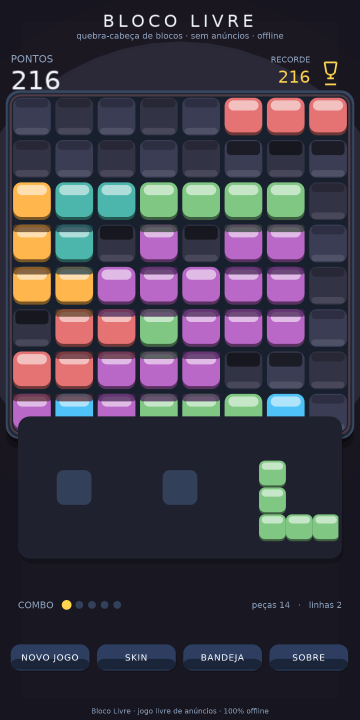
#> input picture screenshots/02_skin0.png, 720 x 1440 px, found by its file name (shown at 1/2 size); the run also reads 1 picture not shown here
$ python critic_measures_r2.py
#> lines starting #> are read from the running program, lines starting #| are printed output that depends on the picture; long printed decimals are rounded
#!/usr/bin/env python3
"""Objective pixel measurements for Round-2 claim verification."""
from PIL import Image
import colorsys

SRC = '/home/z/my-project/critic_shots/r2'

def px(img, x, y): return img.getpixel((x, y))
def avg(img, x0, y0, x1, y1, step=2):
    n = r = g = b = 0
    for y in range(y0, y1, step):
        for x in range(x0, x1, step):
            p = img.getpixel((x, y)); r += p[0]; g += p[1]; b += p[2]; n += 1
    return (r//n, g//n, b//n)
def hue_deg(rgb):
    h, l, s = colorsys.rgb_to_hls(*(c/255 for c in rgb))
    return round(h*360), round(s*100), round(l*100)

# ---------- 1. DANGER TINT: compare 06_full vs 02_skin0 ----------
print('=== DANGER TINT AUDIT (06_full vs 02_skin0) ===')
for name in ['02_skin0', '06_full']:
    im = Image.open(f'{SRC}/{name}.png').convert('RGB')
#> im is the input picture: PIL image 720x1440 RGB; mean R, G, B 62.5, 58.4, 71.3
    frame = avg(im, 10, 200, 710, 215)          # board top frame strip
#> after the loop in avg, `for y in range(y0, y1, step):`: b = 263644; g = 231087; n = 2800; r = 287386
#> frame = (102, 82, 94)
    frameL = avg(im, 10, 200, 25, 890)          # left frame strip
#> frameL = (48, 50, 66)
    bg_top = avg(im, 0, 0, 720, 30)             # background top
#> bg_top = (24, 21, 31)
    bg_side = avg(im, 0, 400, 12, 800)          # background beside board
#> bg_side = (42, 40, 54)
    empty_cell = avg(im, 40, 640, 80, 680)      # try an empty-ish cell area (bottom-left)
#> empty_cell = (44, 44, 61)
    print(f'{name}: frameTop{hue_deg(frame)} frameL{hue_deg(frameL)} bgTop{hue_deg(bg_top)} bgSide{hue_deg(bg_side)} cellProbe{hue_deg(empty_cell)} raw={frame}')
#> in hue_deg, `h, l, s = colorsys.rgb_to_hls(*(c/255 for c in rgb))`: h = 0.9; l = 0.361; s = 0.109
#| 02_skin0: frameTop(324, 11, 36) frameL(233, 16, 22) bgTop(258, 19, 10) bgSide(249, 15, 18) cellProbe(240, 16, 21) raw=(102, 82, 94)

# also compare same frame rows between the two shots directly
im02 = Image.open(f'{SRC}/02_skin0.png').convert('RGB')
im06 = Image.open(f'{SRC}/06_full.png').convert('RGB')
d = [abs(im06.getpixel((x,207))[i]-im02.getpixel((x,207))[i]) for x in range(20,700,10) for i in range(3)]
#> d = 204 values, max 210 at index 54, min 0 at index 27, mean 92.48
print('frame top strip |06-02| avg diff:', sum(d)/len(d), ' max:', max(d))
#| frame top strip |06-02| avg diff: 92.480  max: 210
d2 = [abs(im06.getpixel((x,3))[i]-im02.getpixel((x,3))[i]) for x in range(0,720,10) for i in range(3)]
#> d2 = 216 values, max 33 at index 72, min 6 at index 2, mean 14.38
print('bg top strip |06-02| avg diff:', sum(d2)/len(d2), ' max:', max(d2))
#| bg top strip |06-02| avg diff: 14.375  max: 33

# ---------- 2. PIXEL SKIN: empty cell color + corner profile ----------
print()
print('=== PIXEL SKIN EMPTY CELL (05_skin3) ===')
im5 = Image.open(f'{SRC}/05_skin3.png').convert('RGB')
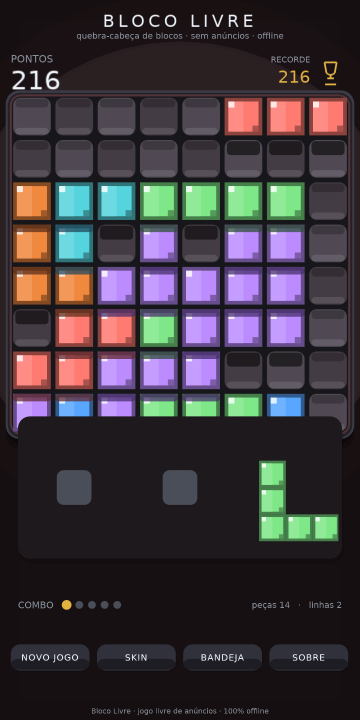
#> input picture screenshots/05_skin3.png, 720 x 1440 px, found by its file name (shown at 1/2 size)
#> im5 is the input picture: PIL image 720x1440 RGB; mean R, G, B 61.4, 54.4, 60.1
# scan row y=230 (inside board, top rows empty) across cells
row = [im5.getpixel((x, 230)) for x in range(20, 700, 6)]
#> row = 114 items, first 6: (82, 51, 55), (66, 60, 69), (80, 73, 83), (80, 73, 83), (80, 73, 83), (80, 73, 83)
uniq = sorted(set(row))
#> uniq = [(23, 23, 27), (30, 28, 33), (66, 60, 69), (68, 60, 69), (80, 73, 83), (82, 51, 55), (87, 47, 46), (140, 67, 62), (165, 79, 73), (255, 123, 114), (255, 125, 116), (255, 141, 133)]
print('y=230 sampled colors:', uniq[:8], '... total', len(uniq))
#> (printed output is left out)
print('empty-cell area hue/sat/lum:', hue_deg(avg(im5, 60, 215, 340, 260)))
#| empty-cell area hue/sat/lum: (280, 7, 26)
print('board interior bg (between cells):', hue_deg(avg(im5, 40, 202, 680, 216)))
#| board interior bg (between cells): (357, 19, 36)
# corner rounding probe: take an empty cell ~ (60..130, 215..280): walk diagonal
c = avg(im5, 70, 225, 130, 285)
#> c = (59, 55, 62)
print('one empty cell avg:', c, hue_deg(c))
#| one empty cell avg: (59, 55, 62) (274, 6, 23)

# ---------- 3. BOARD SHADOW: luminance profile below board bottom ----------
print()
print('=== BOARD BOTTOM SHADOW PROFILE (02_skin0) ===')
for y in [870, 880, 890, 900, 905, 915, 930, 950, 1000, 1060]:
    print(f'y={y}: L avg =', avg(im02, 100, y, 620, y+1, 4))
#> this loop made 10 passes
#| y=870: L avg = (31, 33, 46)
#| y=880: L avg = (31, 33, 46)
#| y=890: L avg = (31, 33, 46)
#| y=900: L avg = (31, 33, 46)
#| y=905: L avg = (31, 33, 46)
#| y=915: L avg = (31, 33, 46)
#| y=930: L avg = (46, 52, 60)
#| y=950: L avg = (45, 57, 66)
#> (further printed lines are left out)
print('=== same for neon (03) ===')
im3 = Image.open(f'{SRC}/03_skin1.png').convert('RGB')
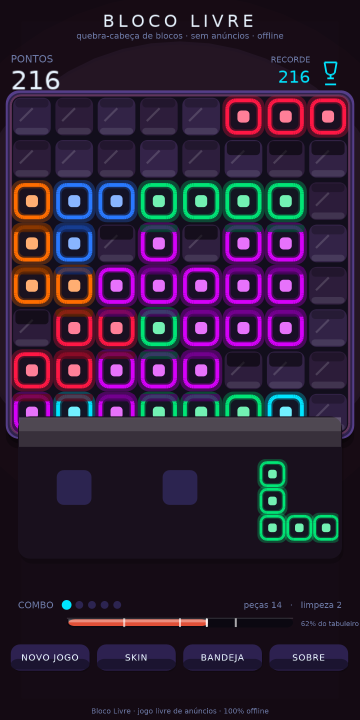
#> input picture screenshots/03_skin1.png, 720 x 1440 px, found by its file name (shown at 1/2 size)
#> im3 is the input picture: PIL image 720x1440 RGB; mean R, G, B 46, 30.5, 52.9
for y in [880, 895, 905, 940]:
    print(f'y={y}:', avg(im3, 100, y, 620, y+1, 4))
#> this loop made 4 passes
#| y=880: (56, 48, 59)
#| y=895: (25, 16, 29)
#| y=905: (25, 16, 29)
#| y=940: (28, 29, 41)

# ---------- 4. CELEBRATION: confetti + banner + flash presence ----------
print()
print('=== CELEBRATION (07_clear) ===')
im7 = Image.open(f'{SRC}/07_clear.png').convert('RGB')
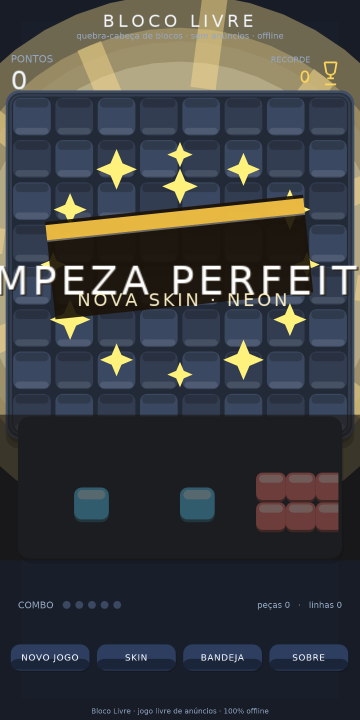
#> input picture screenshots/07_clear.png, 720 x 1440 px, found by its file name (shown at 1/2 size)
#> im7 is the input picture: PIL image 720x1440 RGB; mean R, G, B 60.5, 62.6, 64.7
# confetti = bright saturated pixels in top 140px
sat_count = 0; total = 0
for y in range(0, 140, 2):
    for x in range(0, 720, 2):
        r, g, b = im7.getpixel((x, y)); total += 1
        mx, mn = max(r, g, b), min(r, g, b)
        if mx > 150 and (mx - mn) > 60: sat_count += 1
#> after the loop, sat_count = 2350; total = 25200
print(f'bright saturated pixels in top band: {sat_count}/{total} = {100*sat_count/total:.1f}%')
#| bright saturated pixels in top band: 2350/25200 = 9.3%
# banner: find the cyan ribbon band ~y430-550
band = avg(im7, 0, 430, 720, 550)
#> band = (76, 69, 53)
print('banner band avg:', band, hue_deg(band))
#| banner band avg: (76, 69, 53) (42, 18, 25)
# star ring: sample ring region around board center — count bright yellow/white pixels in annulus
cx, cy = 360, 545
ring_bright = 0
for y in range(205, 890, 3):
    for x in range(20, 700, 3):
        r, g, b = im7.getpixel((x, y))
        ddx, ddy = x - cx, y - cy
        dist = (ddx*ddx + ddy*ddy) ** 0.5
        if 150 < dist < 260 and r > 200 and g > 200: ring_bright += 1
#> after the loop, ring_bright = 1739
print('bright white-ish pixels in board-center annulus r150-260:', ring_bright)
#| bright white-ish pixels in board-center annulus r150-260: 1739
# flash: check whether background got lighter overall vs 02
print('bg top 07:', avg(im7, 0, 0, 720, 30), ' vs 02:', avg(im02, 0, 0, 720, 30))
#| bg top 07: (67, 65, 58)  vs 02: (24, 21, 31)

# ---------- 5. DEAD SPACE % of screen ----------
print()
print('=== DEAD SPACE % (y1120-1285 flat?) ===')
im1 = Image.open(f'{SRC}/01_main_classic.png').convert('RGB')
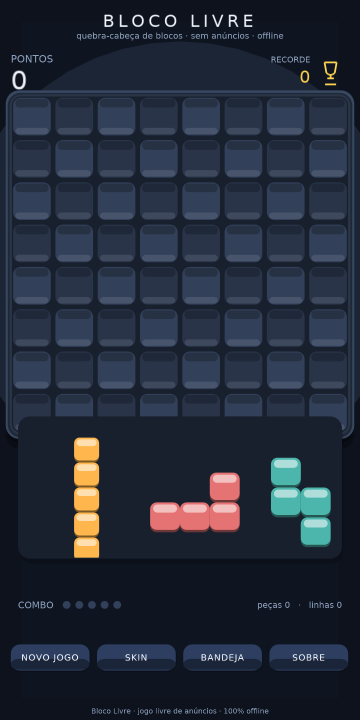
#> input picture screenshots/01_main_classic.png, 720 x 1440 px, found by its file name (shown at 1/2 size)
#> im1 is the input picture: PIL image 720x1440 RGB; mean R, G, B 36.4, 44.2, 59.1
for name, im in [('01', im1), ('02', im02), ('07', im7)]:
    band = avg(im, 0, 1120, 720, 1285)
    ys = [y for y in range(1100, 1300, 2) if max(abs(im.getpixel((360, y))[i]-band[i]) for i in range(3)) < 8]
    print(f'{name}: dead band avg {band} rows within tolerance: {len(ys)*2}px of 200px band')
#> this loop made 3 passes
#> (name, band) on passes 1 to 3: ('01', (14, 20, 32)), ('02', (25, 24, 35)), ('07', (24, 30, 42))
#| 01: dead band avg (14, 20, 32) rows within tolerance: 182px of 200px band
#| 02: dead band avg (25, 24, 35) rows within tolerance: 182px of 200px band
#| 07: dead band avg (24, 30, 42) rows within tolerance: 178px of 200px band

# ---------- 6. VIGNETTE check: corner vs center brightness ----------
print()
print('=== VIGNETTE (01 main) ===')
tl = avg(im1, 5, 5, 60, 60); ctr = avg(im1, 300, 640, 420, 760); br = avg(im1, 660, 1380, 715, 1435)
#> after `tl = avg(im1, 5, 5, 60, 60)`: tl = (13, 18, 29)
#> after `ctr = avg(im1, 300, 640, 420, 760)`: ctr = (42, 53, 74)
#> after `br = avg(im1, 660, 1380, 715, 1435)`: br = (13, 18, 29)
print('corner TL:', tl, 'center:', ctr, 'corner BR:', br)
#| corner TL: (13, 18, 29) center: (42, 53, 74) corner BR: (13, 18, 29)
